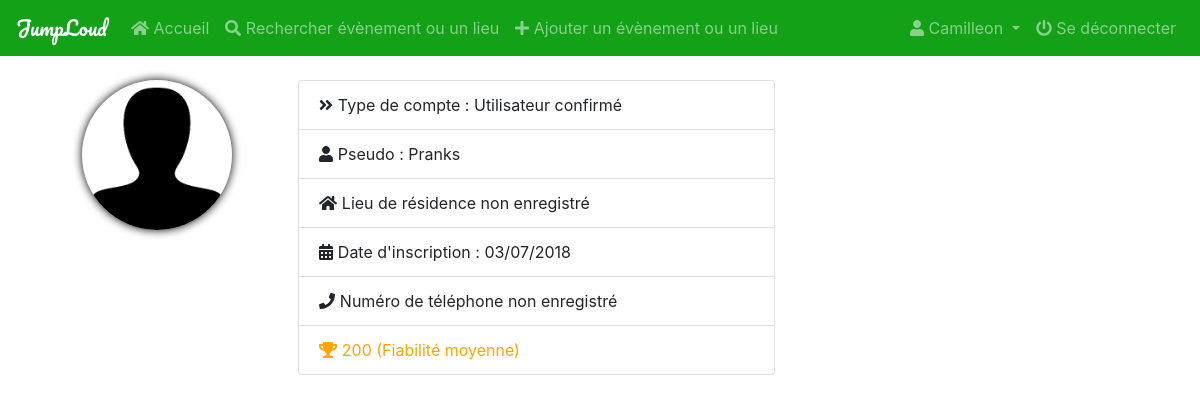
Screenshot of /Projet/profil.php?pseudo=Pranks (signed in) with the database file from the repository.
### tables this page shows
CREATE TABLE IF NOT EXISTS `user` (
  `id` int(11) NOT NULL AUTO_INCREMENT,
  `gender` char(1) NOT NULL,
  `email` varchar(255) NOT NULL,
  `nom` varchar(50) NOT NULL,
  `prenom` varchar(50) NOT NULL,
  `password` varchar(255) NOT NULL,
  `date_naissance` date NOT NULL,
  `pseudo` varchar(50) NOT NULL,
  `role` char(1) NOT NULL DEFAULT '0',
  `dateInscription` timestamp NOT NULL DEFAULT CURRENT_TIMESTAMP,
  `lastUpdate` timestamp NULL DEFAULT NULL,
  `country` char(2) NOT NULL,
  `ville` varchar(100) NOT NULL,
  `score` int(11) NOT NULL DEFAULT '200',
  `validationKey` varchar(255) NOT NULL,
  PRIMARY KEY (`id`)
);

### Projet/conf.inc.php (called while the page is built, shortened)
<?php
$typeOfAccount = [
	"0"=>"Compte non activé",
	"1"=>"Utilisateur activé",
	"2"=>"Utilisateur confirmé",
	"3"=>"Modérateur",
	"4"=>"Administrateur",
	"5"=>"Banni",];

### Projet/profil.php (the view, shortened to what this page needs)
<?php
include "head.php";
include "functions.php";
include "conf.inc.php";
include "navbar.php";
$bdd = connectDB();
?>
<body>
    <div class="container">
        <div class="resume decalageTop">
            <div class="row">
                <div class="col-lg-8 col-lg-offset-2 col-md-10 col-md-offset-1 col-xs-12">
                  <?php
                  if (isset($_GET['pseudo'])) {
                    $sql = $bdd->prepare("SELECT * FROM user WHERE pseudo=:toto");
                    $sql->execute([
                      "toto" => $_GET['pseudo']
                      ]);
                    $data = $sql->fetch();
                    if (!isset($data['pseudo'])) {
                      echo modal("Erreur","La personne n'a pas été trouvée","footer");
                    }else{
                      foreach ($typeOfAccount as $key => $value) {
                        if ($key == $data['role']) {
                          $type = $value;
                        }
                      }
                      ?>
                      <div class="row">
                          <div class="col-sm-4 col-xs-12">
                               <center>
                                <?php
                                echo '<img class="avatar" width="150" height="150" src="images/profils/'.$data['email'].'/photo.png ">';
                                ?>
                               </center>
                               <br>
                          </div>
                          <div class="col-sm-8 col-xs-12">
                              <ul class="list-group">
                                  <li class="list-group-item"><span><i class="fas fa-angle-double-right"></i> Type de compte : <?php echo $type; ?></span></li>
                                  <li class="list-group-item"><span><i class="fas fa-user"></i> Pseudo : <?php echo $data['pseudo'] ?></span></li>
                                  <li class="list-group-item">
                                    <span><i class="fas fa-home "></i>
                                      <?php
                                      if(isset($data['residence'])){
                                        echo $data['residence'];
                                      }else{
                                        echo "Lieu de résidence non enregistré";
                                      }
                                      ?>
                                    </span>
                                  </li>
                                  <?php
                                  $dateInscription = timeStamp($data['dateInscription']);
                                  ?>
                                  <li class="list-group-item"><span><i class="fas fa-calendar-alt"></i> Date d'inscription : <?php echo $dateInscription['date']; ?></span></li>
                                  <li class="list-group-item">
                                    <span>
                                      <i class="fa fa-phone"></i>
                                      <?php if(isset($data['phone'])){
                                        echo $data['phone'];
                                      }else{
                                        echo "Numéro de téléphone non enregistré";
                                      }
                                      ?>
                                    </span>
                                  </li>
                                  <li class="list-group-item"><?php showScore($data['score']); ?></li>
                              </ul>
                          </div>
                      </div>
                      <?php
                    }
                  }
                  ?>
                </div>
            </div>
        </div>
    </div>
</body>
</html>

### Projet/navbar.php (shortened to what this page needs)
<nav class="navbar navbar-expand-lg fixed-top navbar-dark" style="background-color: #12a117">
  <a class="navbar-brand pacifico" href="/Projet/index.php">JumpLoud</a>
  <?php
  if (isConnected()) {
	?>
	<div class="collapse navbar-collapse" id="navbarSupportedContent">
	  <ul class="navbar-nav mr-auto">
		<li class="nav-item">
		  <a class="nav-link" href="/Projet/index.php"><i class="fas fa-home"></i> Accueil <span class="sr-only">(current)</span></a>
		</li>
		<li class="nav-item">
		  <a class="nav-link" href="searchobject.php"><i class="fas fa-search"></i> Rechercher évènement ou un lieu</a>
		</li>
		<li class="nav-item">
		  <a class="nav-link" href="addobject.php"><i class="fas fa-plus"></i> Ajouter un évènement ou un lieu</a>
		</li>
	  </ul>
	  <div class="my-2 my-lg-0">
		<ul class="navbar-nav mr-auto">
		  <li class="nav-item dropdown">
			<a class="nav-link dropdown-toggle" href="#" id="navbarDropdown" role="button" data-toggle="dropdown" aria-haspopup="true" aria-expanded="false">
			  <i class="fas fa-user"></i> <?php echo getPseudo($_SESSION['email']); ?>
			</a>
		  </li>
		  <li class="nav-item">
			<a class="nav-link" href="/Projet/logout.php"><i class="fas fa-power-off"></i> Se déconnecter</a>
		  </li>
		</ul>
	  </div>
	</div>
	<?php
   }
  ?>
</nav>

### Projet/functions.php (shortened to what this page needs)
<?php
function connectDB(){
	try{
		$connection = new PDO(
					DBDRIVER.":host=".DBHOST.";dbname=".DBNAME,
					DBUSER,
					DBPWD, array(PDO::MYSQL_ATTR_INIT_COMMAND => 'SET NAMES utf8'));
	}catch(Exception $e){
		die( "Erreur SQL ".$e->getMessage() );
	}
	return $connection;
}
function createToken($id, $email){
	$sha1 = sha1($email."FDSQfdsq444FGSDQ".$id."fdsfqfsdq");
	return substr($sha1, 4, 10) ;
}
function isConnected(){
	if(isset($_SESSION["auth"]) && $_SESSION["auth"]==true){
		$connection = connectDB();
		$query = $connection->prepare("SELECT id FROM user WHERE email = :toto");
		$query->execute([
						"toto"=>$_SESSION["email"]
					]);
		$resultat = $query->fetch();
		if($_SESSION["token"] == createToken($resultat["id"], $_SESSION["email"]) ){
			return true;
		}else{
			return false;
		}
	}else{
		return false;
	}
}
function timeStamp($timestamp){
	$heure = explode(" ", $timestamp);
	$date = explode("-", $heure[0]);
	$heure = explode(":", $heure[1]);
	$date = $date[2]."/".$date[1]."/".$date[0];
	return $timestamp = array(
		'date' => $date,
		'heure' => $heure[0].":".$heure[1]
	);
}
function getPseudo($email){
	$connection = connectDB();
	$query = $connection->prepare("SELECT pseudo FROM user WHERE email = :toto");
	$query->execute([
					"toto"=>$email
				]);
	$resultat = $query->fetch();
	return $resultat['pseudo'];
}
function showScore($score){
	if ($score > 400) {
		$p = "<span style='color:green'><i class='fa fa-trophy'></i> ".$score." (Très fiable !)</span>";
	}elseif ($score > 200) {
		$p = "<span style='color:green'><i class='fa fa-trophy'></i> ".$score." (Fiable !)</span>";
	}elseif ($score == 200) {
		$p = "<span style='color:orange'><i class='fa fa-trophy'></i> ".$score." (Fiabilité moyenne)</span>";
	}else{
		$p = "<span style='color:red'><i class='fa fa-trophy'></i> ".$score." (Peu fiable)</span>";
	}
	echo $p;
}

### Projet/css/custom.css (style rules this page uses)
.navbar { background-color: #12a117; }
.decalageTop { margin-top: 10vh; }
.pacifico { font-family: 'Pacifico', sans-serif; }
.avatar { border-radius: 100%; box-shadow: 0px 0px 10px black; }

### rows the page displays
user: pseudo "Camilleon"
user: email (picture), pseudo "Pranks", dateInscription "03/07/2018", score "200"

### other values shown
$type "Utilisateur confirmé"
